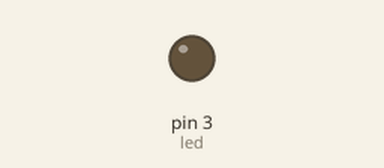
A sketch run on a simulated Arduino Uno, built with avr-gcc and run on an emulated ATmega328P. Shown: output pins drawn as LEDs (lit = HIGH).

Above: at 0.05 s.
At 1.2 s:
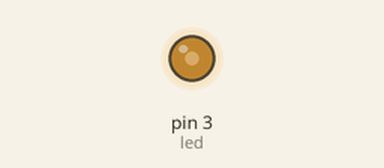
At 2.35 s:
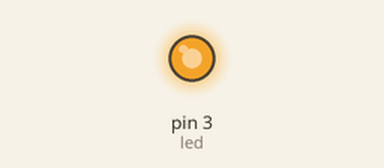
At 4.65 s:
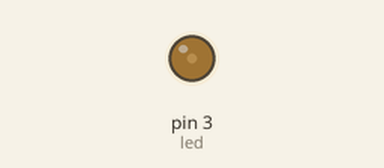
Timing chart, 0 to 6.6 s (numbered marks = the images above):
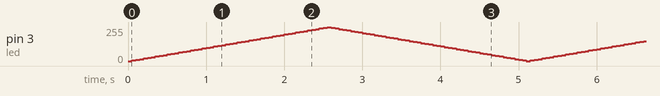

The sketch:

2-3_fading_LEDs.ino
```cpp
/*

  Fade!
  Using the PWM pins on an Arduino to fade an LED

 */

// This line of code names the pin you are using for your LED
int led = 3;           // the pin the LED is attached to - it MUST be a PWM pin
int brightness = 0;    // how bright the LED is
int fadeAmount = 5;    // how much to fade the LED by each time

// The setup routine runs once when you start up the board or press reset
void setup() {

  // Sets your pin to an output
  pinMode(led, OUTPUT);
}

// The loop part of your code runs over and over again, forever
void loop() {

  // Set the brightness of pin 3
  // The first time this loop runs, brightness will be 0
  analogWrite(led, brightness);

  // Every time the loop runs, we add the fadeAmount (5) to the value of the brightness for next time round the loop
  brightness = brightness + fadeAmount;

  // The maxiumum brightness is 255, so once we reach 255, we want to decrease the brightness and fade back down to 0
  if (brightness <= 0 || brightness >= 255) {
    fadeAmount = -fadeAmount;
  }
  // wait for 50 milliseconds between each loop so that we see the dimming effect
  delay(50);

}
```
